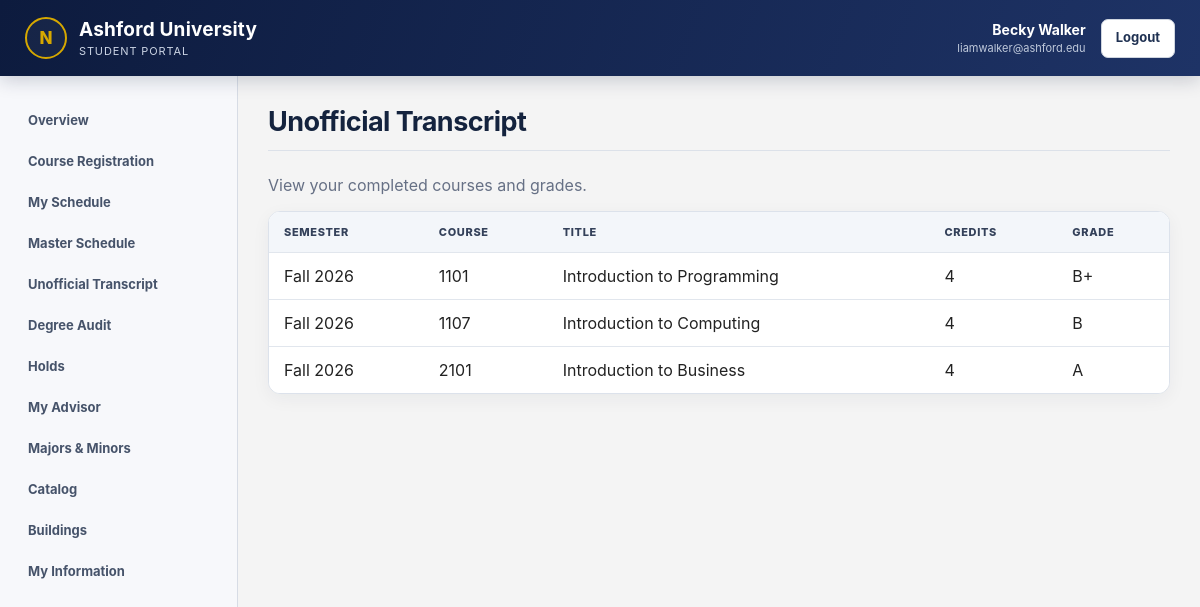
Screenshot of /student/transcript.php (signed in) with the database file from the repository.
### tables this page shows
CREATE TABLE `student_history` (
  `student_ID` int(11) NOT NULL,
  `CRN` int(11) NOT NULL,
  `course_ID` int(11) NOT NULL,
  `semester_ID` int(11) NOT NULL,
  `Grade` varchar(5) DEFAULT NULL
);

CREATE TABLE `semester` (
  `semester_ID` int(11) NOT NULL,
  `semester_Name` varchar(50) NOT NULL
);

CREATE TABLE `course` (
  `course_ID` int(11) NOT NULL,
  `dept_ID` int(11) NOT NULL,
  `course_Name` varchar(255) NOT NULL,
  `course_Credits` int(11) NOT NULL,
  `course_DSC` varchar(500) NOT NULL,
  `course_Type` enum('Undergraduate','Graduate') NOT NULL
);

### includes/functions.php (called while the page is built, shortened)
<?php
function all_rows(
    PDO $pdo,
    string $sql,
    array $params = []
): array {
    $stmt = $pdo->prepare($sql);
    bind_params($stmt, $params);
    $stmt->execute();
    return $stmt->fetchAll();
}
function bind_params(
    PDOStatement $stmt,
    array $params
): void {
    foreach ($params as $index => $value) {
        $type = is_int($value) ? PDO::PARAM_INT : PDO::PARAM_STR;
        $stmt->bindValue($index + 1, $value, $type);
    }
}
?>

### includes/auth.php (called while the page is built, shortened)
<?php
function e($value): string
{
    return htmlspecialchars(
        (string) $value,
        ENT_QUOTES,
        'UTF-8'
    );
}
?>

### student/transcript.php (the view, shortened to what this page needs)
<?php
require_once '../config/database.php';
require_once '../includes/layout.php';
require_once '../includes/functions.php';
$studentID = (int) $_SESSION['user_id'];
$sql = "SELECT
            Semester.semester_Name,
            Course.course_ID,
            Course.course_Name,
            Course.course_Credits,
            Student_History.Grade
        FROM Student_History
        JOIN Course
            ON Course.course_ID = Student_History.course_ID
        JOIN Semester
            ON Semester.semester_ID = Student_History.semester_ID
        WHERE Student_History.student_ID = ?
        ORDER BY Student_History.semester_ID DESC";
$courseHistory = all_rows(
    $pdo,
    $sql,
    [$studentID]
);
?>
<p class="muted">
    View your completed courses and grades.
</p>
<?php if (count($courseHistory) > 0): ?>
    <div class="table-wrap">
        <table>
            <tr>
                <th>Semester</th>
                <th>Course</th>
                <th>Title</th>
                <th>Credits</th>
                <th>Grade</th>
            </tr>
            <?php foreach ($courseHistory as $course): ?>
                <tr>
                    <td>
                        <?= e($course['semester_Name']) ?>
                    </td>
                    <td>
                        <?= e($course['course_ID']) ?>
                    </td>
                    <td>
                        <?= e($course['course_Name']) ?>
                    </td>
                    <td>
                        <?= e($course['course_Credits']) ?>
                    </td>
                    <td>
                        <?= e($course['Grade'] ?? '-') ?>
                    </td>
                </tr>
            <?php endforeach; ?>
        </table>
    </div>
<?php else: ?>
    <div class="card">
        <p>No course history is currently available.</p>
    </div>
<?php endif; ?>

### assets/css/style.css (style rules this page uses)
:root { --ashford-navy: #0d1b3e; --ashford-blue: #1e3366; --ashford-gold: #d6a800; --ashford-light: #f4f7fb; --ashford-text: #172238; --ashford-muted: #667085; --ashford-border: #dce2eb; }
* { box-sizing: border-box; }
body { margin: 0; font-family: Inter, Arial, Helvetica, sans-serif; background-color: #f4f4f4; color: #222; }
.muted { color: var(--ashford-muted); }
.table-wrap { overflow-x: auto; border: 1px solid #dce2eb; border-radius: 12px; background-color: white; box-shadow: 0 5px 18px rgba(25, 39, 66, 0.05); }
table { width: 100%; border-collapse: collapse; background-color: white; }
th, td { padding: 13px 15px; border-bottom: 1px solid #e1e6ed; text-align: left; vertical-align: middle; }
th { color: #34415a; background: #f3f6fa; font-size: 11px; font-weight: 800; letter-spacing: 0.06em; text-transform: uppercase; }
tbody tr:last-child td { border-bottom: 0; }

### rows the page displays
student_history: semester.semester_Name "Fall 2026", course.course_ID "1101", course.course_Name "Introduction to Programming", course.course_Credits "4", Grade "B+"
student_history: semester.semester_Name "Fall 2026", course.course_ID "1107", course.course_Name "Introduction to Computing", course.course_Credits "4", Grade "B"
student_history: semester.semester_Name "Fall 2026", course.course_ID "2101", course.course_Name "Introduction to Business", course.course_Credits "4", Grade "A"

### other values shown
$portalName "STUDENT PORTAL"
$name "Becky Walker"
$email "liamwalker@ashford.edu"
$label "Overview"
$label "Course Registration"
$label "My Schedule"
$label "Master Schedule"
$label "Unofficial Transcript"
$label "Degree Audit"
$label "Holds"
$label "My Advisor"
$label "Majors & Minors"
$label "Catalog"
$label "Buildings"
$label "My Information"
